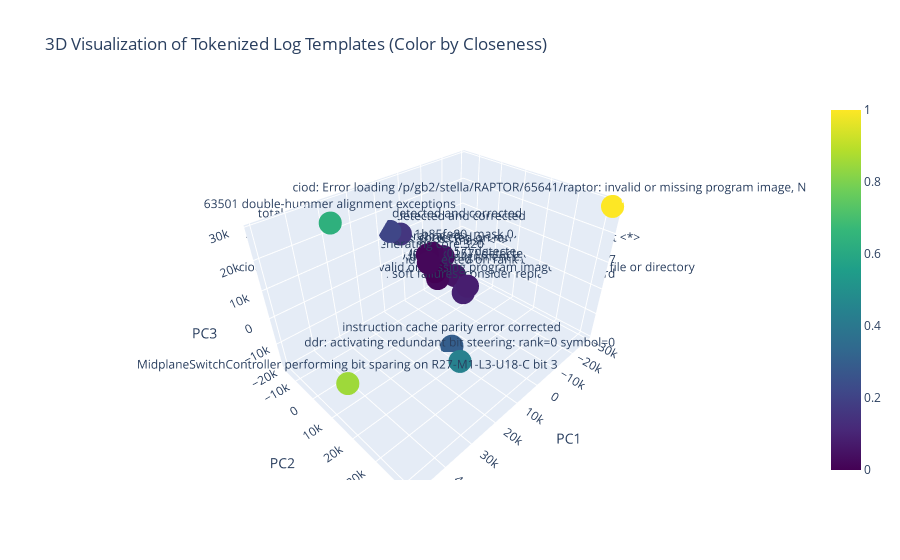

This figure's notebook cell:
### Markdown cell above
## 3D visualization of the tokenization of 3 different techniques

### Code cell
tokenizer_choice = "gpt2"  # Change to "bpe" if needed
reduced_data = tokenize_and_reduce(templates, tokenizer_choice)
plot_3d(reduced_data, templates)

### Figure 1 — Plotly figure (JSON) as saved in the notebook; plotly's stock layout.template omitted (floating-point values rounded to 4 significant figures)
{"data": [{"marker": {"color": [0.09289, 0.6367, 0.03937, 1.0, 0.8528, 0.3029, 0.02182, 0.01948, 0.0, 0.08394, 0.01246, 0.158, 0.01454, 0.02142, 0.008868, 0.05659, 0.4383, 0.2123], "colorscale": [[0, "#440154"], [0.1111, "#482878"], [0.2222, "#3e4989"], [0.3333, "#31688e"], [0.4444, "#26828e"], [0.5556, "#1f9e89"], [0.6667, "#35b779"], [0.7778, "#6ece58"], [0.8889, "#b5de2b"], [1, "#fde725"]], "showscale": true, "size": 8}, "mode": "markers+text", "text": ["ddr: excessive soft failures, consider replacing the card", "63501 double-hummer alignment exceptions", "<*> ddr errors(s) detected and corrected on rank 0, symbol <*> bit <*>", "ciod: Error loading /p/gb2/stella/RAPTOR/65641/raptor: invalid or missing program image, No such file or directory", "MidplaneSwitchController performing bit sparing on R27-M1-L3-U18-C bit 3", "instruction cache parity error corrected", "3 ddr errors(s) detected and corrected on rank 0, symbol 2, bit 7", "generating core.320", "207907 L3 EDRAM error(s) (dcr 0x0157) detected and corrected", "ciod: Error loading <*> invalid or missing program image, No such file or directory", "<*> L3 EDRAM error(s) (dcr 0x0157) detected and corrected", "total of 1 ddr error(s) detected and corrected", "generating <*>", "CE sym 2, at 0x1b85fe80, mask 0x02", "CE sym <*> at <*> mask <*>", "<*> double-hummer alignment exceptions", "ddr: activating redundant bit steering: rank=0 symbol=0", "total of <*> ddr error(s) detected and corrected"], "textposition": "top center", "type": "scatter3d", "x": [-9314.0, 30800.0, -11400.0, -28820.0, 49090.0, 6962.0, -6590.0, -148.0, -6082.0, -8512.0, -8341.0, 2555.0, -5078.0, -7578.0, -6042.0, -11960.0, 14040.0, 6433.0], "y": [3805.0, -10650.0, -8391.0, 42130.0, 17530.0, 14110.0, -6439.0, -4218.0, -7253.0, 6425.0, -7628.0, -14980.0, -10000.0, -10090.0, -10050.0, -3020.0, 24350.0, -15630.0], "z": [-10590.0, 26240.0, -1648.0, 29010.0, -2760.0, -19130.0, -8092.0, 2387.0, -5235.0, -6073.0, -5500.0, 10380.0, 1054.0, 647.4, -1354.0, -7665.0, -14280.0, 12610.0]}], "layout": {"scene": {"xaxis": {"title": {"text": "PC1"}}, "yaxis": {"title": {"text": "PC2"}}, "zaxis": {"title": {"text": "PC3"}}}, "title": {"text": "3D Visualization of Tokenized Log Templates (Color by Closeness)"}}}
